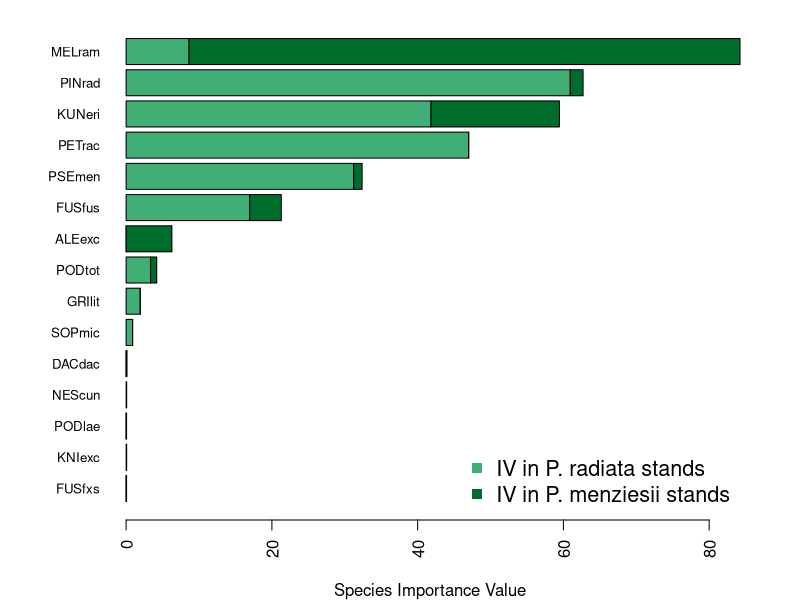

Generate this figure with R: (Note: this script raises an error after producing the figure.)
#Code for FIGURE2
#Read in data that is importance values of canopy species by plantation species
canopy_IV = read.table("Canopy_Species_IV.csv", header = T, sep = ",", stringsAsFactors = T)

png("Canopy_SPecies_Stacked.png", width = 50, height = 50, units = "cm", res = 1000, pointsize = 26)
par(mar = c(4,6,1,3))

barplot(as.matrix(canopy_IV),
        las=2,cex.names=.8, axes = T, horiz=T, xlab = "Species Importance Value", ylab = "",
        col = c("#41ae76", "#006d2c"))
legend(x = "bottomright",
       legend = c("IV in P. radiata stands", "IV in P. menziesii stands"),
       col = c("#41ae76", "#006d2c"),
       pch = 15,
       bty = "n",
       xpd = TRUE,
       horiz = F,
       cex = 1.3)

dev.off()
#------------------------------------------------------------------------------------------
#Code for FIGURE3
#Boxplots for environmental characteristics between overstorey species
png("boxplots.png", width = 25, height = 25, units = "cm", res = 600, pointsize = 18)
par(mfrow = c(3,1), mar = c(3,6,3,1))

boxplot(env.vars$Elevation ~ env.vars$Species, xlab = "", ylab = "Elevation (m)", col = "white",
        main = '***', horizontal = TRUE)
mtext("(a)", side = 2, at = par('usr')[4], line = 5, las = 1, cex = par('cex'))

boxplot(env.vars$Slope ~ env.vars$Species, xlab = "", ylab = "Slope (°)", col="white",
        main = '***', horizontal = TRUE)
mtext("(b)", side = 2, at = par('usr')[4], line = 5, las = 1, cex = par('cex'))

boxplot(env.vars$Distance.Seed.Source ~ env.vars$Species, xlab = "", ylab = "Distance to Seed Source (m)", col = "white",
        main = '**', horizontal = TRUE)
mtext("(c)", side = 2, at = par('usr')[4], line = 5, las = 1, cex = par('cex'))

dev.off()


#----------------------------------------------------------------------------------------
#Code for FIGURE4
  
png("Ordinations_Polygons.png", width = 45, height = 50, units = "cm", res = 1200, pointsize = 26)
par(mfrow = c(3,2), mar = c(4,5,5.5,1.5))

#Simple ordination with colour and shapes differing by plantation species
plot(scores$sites[,1], scores$sites[,2], pch = c(17, 16) [as.factor(sp)], col = c('#525252', '#bdbdbd') [as.factor(sp)] ,xlab = "NMDS1", ylab = "NMDS2")
ordiellipse(nmds, groups = sp, draw = "polygon")
axis(side = 1, labels = F)
axis(side = 2, labels = F)
mtext("(a)", side = 2, at = par('usr')[4], line = 3, las = 1, cex = par('cex'))

#legend for B&W
legend(x = "top",
       inset = c(0,-0.2),
       legend = c("PSEMEN", "PINRAD"),
       col = c('#525252', '#bdbdbd'),
       pch = c(17, 16),
       bty = "n",
       xpd = TRUE,
       horiz = TRUE)

#Ordination with shape by plantation species and colour by site
plot(scores$sites[,1], scores$sites[,2], pch = c(17, 16) [as.factor(sp)], 
     col = c('#377eb8', '#e41a1c', '#984ea3', '#f781bf', '#4daf4a', '#ff7f00', '#a65628', '#666666') [as.factor(site)],
     yaxt = "n", xlab = "NMDS1", ylab = "NMDS2")
ordiellipse(nmds,groups = site, draw = "polygon")
axis(side = 1, labels = F)
axis(side = 2, labels = F)
mtext("(b)", side = 2, at = par('usr')[4], line = 3, las = 1, cex = par('cex'))

#legend for colours
legend(x = "top",
       inset = c(0, -0.3),
       legend = c("BEC1", "BEC2", "ALLEN", "LAKE", "LIZA", "ROCK", "TONO", "WAKA"),
       col = c('#377eb8', '#e41a1c', '#984ea3', '#f781bf', '#4daf4a', '#ff7f00', '#a65628', '#666666'),
       pch = c(16, 16, 17, 17, 17, 16, 17, 16),
       bty = "n",
       xpd = TRUE,
       ncol = 3)

#Ordination with environmental variables
plot(scores$sites[,1], scores$sites[,2], pch = c(17, 16) [as.factor(sp)], col = c('#525252', '#bdbdbd') [as.factor(sp)],
     xlab = "NMDS1", ylab = "NMDS2")
plot(SV.envfit, col = 'black')
axis(side = 1, labels = F)
axis(side = 2, labels = F)
mtext("(c)", side = 2, at = par('usr')[4], line = 3, las = 1, cex = par('cex'))

#Ordination with vegetation parameters
plot(scores$sites[,1], scores$sites[,2], pch = c(17, 16) [as.factor(sp)], col = c('#525252', '#bdbdbd') [as.factor(sp)],
     yaxt = "n", xlab = "NMDS1", ylab = "NMDS2")
plot(VG.envfit, col = 'black')
axis(side = 1, labels = F)
axis(side = 2, labels = F)
mtext("(d)", side = 2, at = par('usr')[4], line = 3, las = 1, cex = par('cex'))

#cluster diagram
plot(dend)
text(x = 20, y = -0.1, 'A', xpd = T, font =2, cex = 1.8, col = c("#c51b7d"))
text(x = 46, y = -0.1, 'B', xpd = T, font = 2, cex = 1.8, col = c("#e9a3c9" ))
text(x = 64, y = -0.1, 'C', xpd = T, font = 2, cex = 1.8, col = c("#f1a340"))
text(x = 88, y = -0.1, 'D', xpd = T, font = 2, cex = 1.8, col = c("#7fbf7b"))
text(x = 108, y = -0.1, 'E', xpd = T, font = 2, cex = 1.8, col = c("#1b7837"))
mtext(side = 1, line = 2, cex = 0.8, "RECCE sampling plots")
mtext(side = 2, line = 3, cex = 0.8, "Bray-Curtis dissimilarity")
mtext("(e)", side = 2, at = par('usr')[4], line = 3, las = 1, cex = par('cex'))

#Ordination coloured by dendrogram groups
plot(scores$sites[,1], scores$sites[,2], pch = c(17, 16) [as.factor(sp)], 
     col = c("#7fbf37", "#1b7837", "#f1a340", "#c51b7d", "#e9a3c9") [as.factor(dendgroups)],
     yaxt = "n", xlab = "NMDS1", ylab = "NMDS2")
axis(side = 1, labels = F)
axis(side = 2, labels = F)
mtext("(f)", side = 2, at = par('usr')[4], line = 3, las = 1, cex = par('cex'))

dev.off()


#------------------------------------------------------------
#Code for FIGURE5

#Making the ordination plot matrix
png("Species.Ordinations.png", width = 40, height = 32, units = "cm", res = 1000, pointsize = 26)
par(mfrow = c(3,3), mar = c(2,5,2,1))

#First panel is the ordination from Fig4 with point shape and colour by plantation species with the environmental variables fitted
plot(scores$sites[,1], scores$sites[,2], pch = c(17, 16) [as.factor(sp)], col = c('#525252', '#bdbdbd') [as.factor(sp)] ,xlab = "", ylab = "",
     xaxt = "n", yaxt = "n")
plot(ALL.envfit, col = 'black', cex = 0.8)
mtext("(a)", side = 2, at = par('usr')[4], line = 3, las = 1, cex = par('cex'))

#Panel b is P.radiata
#Start with a blank plot where everything is white
plot(scores$sites[,1], scores$sites[,2],xaxt = "n", yaxt = "n", xlab = "", ylab = "", col = "white", pch = 1, cex = 0.6,
     main = substitute(paste(italic('Pinus radiata'))))
#Add grey filled in circles for the plots
points(scores$sites[,1], scores$sites[,2],col = "darkgrey", pch = 16, cex = 0.6)
#Go over the plots that contain p.rad in white to remove them from the plot
points(scores$sites[,1][which(IV_t[,"PINRAD"]>0)], scores$sites[,2][which(IV_t[,"PINRAD"]>0)],col = "white", pch = 16, cex = 0.6)
#add circles over plots with p.rad, with circle size relative to abundance of p.rad
symbols(scores$sites[,1], scores$sites[,2], circles = IV_t[,"PINRAD"], inches = 0.25, add = T)
#label panel
mtext("(b)", side = 2, at = par('usr')[4], line = 3, las = 1, cex = par('cex'))

#Panel c is for P.menziesii
plot(scores$sites[,1], scores$sites[,2],xaxt = "n", yaxt = "n", xlab = "", ylab = "", col = "white", pch = 1, cex = 0.6,
     main = substitute(paste(italic('Pseudotsuga menziesii'))))
points(scores$sites[,1], scores$sites[,2],col = "darkgrey", pch = 16, cex = 0.6)
points(scores$sites[,1][which(IV_t[,"PSEMEN"]>0)], scores$sites[,2][which(IV_t[,"PSEMEN"]>0)],col = "white", pch = 16, cex = 0.6)
symbols(scores$sites[,1], scores$sites[,2], circles = IV_t[,"PSEMEN"], inches = 0.25, add = T)
mtext("(c)", side = 2, at = par('usr')[4], line = 3, las = 1, cex = par('cex'))

#Panel d is for P. racemosa
plot(scores$sites[,1], scores$sites[,2],xaxt = "n", yaxt = "n", xlab = "", ylab = "", col = "white", pch = 1, cex = 0.6,
     main = substitute(paste(italic('Pterophylla racemosa'))))
points(scores$sites[,1], scores$sites[,2],col = "darkgrey", pch = 16, cex = 0.6)
points(scores$sites[,1][which(IV_t[,"WEIRAC"]>0)], scores$sites[,2][which(IV_t[,"WEIRAC"]>0)],col = "white", pch = 16, cex = 0.6)
symbols(scores$sites[,1], scores$sites[,2], circles = IV_t[,"WEIRAC"], inches = 0.25, add = T)
mtext("(d)", side = 2, at = par('usr')[4], line = 3, las = 1, cex = par('cex'))

#Panel e is for F. fusca
plot(scores$sites[,1], scores$sites[,2],xaxt = "n", yaxt = "n", xlab = "", ylab = "", col = "white", pch = 1, cex = 0.6,
     main = substitute(paste(italic('Fuscospora fusca'))))
points(scores$sites[,1], scores$sites[,2],col = "darkgrey", pch = 16, cex = 0.6)
points(scores$sites[,1][which(IV_t[,"FUSFUS"]>0)], scores$sites[,2][which(IV_t[,"FUSFUS"]>0)],col = "white", pch = 16, cex = 0.6)
symbols(scores$sites[,1], scores$sites[,2], circles = IV_t[,"FUSFUS"], inches = 0.25, add = T)
mtext("(e)", side = 2, at = par('usr')[4], line = 3, las = 1, cex = par('cex'))

#Panel f is for M. ramiflorus
plot(scores$sites[,1], scores$sites[,2],xaxt = "n", yaxt = "n", xlab = "", ylab = "", col = "white", pch = 1, cex = 0.6,
     main = substitute(paste(italic('Melicytus ramiflorus'))))
points(scores$sites[,1], scores$sites[,2],col = "darkgrey", pch = 16, cex = 0.6)
points(scores$sites[,1][which(IV_t[,"MELRAM"]>0)], scores$sites[,2][which(IV_t[,"MELRAM"]>0)],col = "white", pch = 16, cex = 0.6)
symbols(scores$sites[,1], scores$sites[,2], circles = IV_t[,"MELRAM"], inches = 0.25, add = T)
mtext("(f)", side = 2, at = par('usr')[4], line = 3, las = 1, cex = par('cex'))

#Panel g is for C. medullaris
plot(scores$sites[,1], scores$sites[,2],xaxt = "n", yaxt = "n", xlab = "", ylab = "", col = "white", pch = 1, cex = 0.6,
     main = substitute(paste(italic('Cyathea medullaris'))))
points(scores$sites[,1], scores$sites[,2],col = "darkgrey", pch = 16, cex = 0.6)
points(scores$sites[,1][which(IV_t[,"CYAMED"]>0)], scores$sites[,2][which(IV_t[,"CYAMED"]>0)],col = "white", pch = 16, cex = 0.6)
symbols(scores$sites[,1], scores$sites[,2], circles = IV_t[,"CYAMED"], inches = 0.25, add = T)
mtext("(g)", side = 2, at = par('usr')[4], line = 3, las = 1, cex = par('cex'))

#Panel h is for C. dealbata
plot(scores$sites[,1], scores$sites[,2],xaxt = "n", yaxt = "n", xlab = "", ylab = "", col = "white", pch = 1, cex = 0.6,
     main = substitute(paste(italic('Cyathea dealbata'))))
points(scores$sites[,1], scores$sites[,2],col = "darkgrey", pch = 16, cex = 0.6)
points(scores$sites[,1][which(IV_t[,"CYADEA"]>0)], scores$sites[,2][which(IV_t[,"CYADEA"]>0)],col = "white", pch = 16, cex = 0.6)
symbols(scores$sites[,1], scores$sites[,2], circles = IV_t[,"CYADEA"], inches = 0.25, add = T)
mtext("(h)", side = 2, at = par('usr')[4], line = 3, las = 1, cex = par('cex'))

#Panel i if for K. ericoides
plot(scores$sites[,1], scores$sites[,2],xaxt = "n", yaxt = "n", xlab = "", ylab = "", col = "white", pch = 1, cex = 0.6,
     main = substitute(paste(italic('Kunzea ericoides'))))
points(scores$sites[,1], scores$sites[,2],col = "darkgrey", pch = 16, cex = 0.6)
points(scores$sites[,1][which(IV_t[,"KUNEVE"]>0)], scores$sites[,2][which(IV_t[,"KUNEVE"]>0)],col = "white", pch = 16, cex = 0.6)
symbols(scores$sites[,1], scores$sites[,2], circles = IV_t[,"KUNEVE"], inches = 0.25, add = T)
mtext("(i)", side = 2, at = par('usr')[4], line = 3, las = 1, cex = par('cex'))

dev.off()

#---------------------------------------------------------------------
#Code for FIGURE6

#Scatter plots for Native Importance value and species richness

png("Scatterplot_Native.png", width = 50, height = 50, units = "cm", res = 1000, pointsize = 26)
par(mfrow = c(2,2), mar = c(4,4,3,3))


#Effect of age on native IV
plot(y = env.vars$Native.IV, x = env.vars$Age,
     pch = c(16, 17) [as.factor(env.vars$Species)],
     col = c('#969696','#525252') [as.factor(env.vars$Species)],
     xlab = "", xaxt = "n", ylab = "Native Importance Value")
axis(side = 1, labels = F)
axis(side = 2, labels = F)
abline(a = -7.5206, b = 0.3257, col = "#525252", lwd = 4, lty = 2)
lines()
lines()
text(x = 43, y = 22, label = expression(paste( "PSEMEN ", R^2, "=", 0.384)), cex = 0.7)
mtext("(a)", side = 2, at = par('usr')[4], line = 3, las = 1, cex = par('cex'))

#Legend
legend(x = "bottom",
       inset = c(0, -0.2),
       legend = c("PSEMEN", "PINRAD"),
       col = c('#525252', '#969696'),
       pch = c(17,16),
       lty = c(2,1),
       bty = "n",
       cex = 1.2,
       lwd = 3,
       xpd = TRUE,
       horiz = TRUE)

#Effect of stocking on native IV
plot(y = env.vars$Native.IV, x = env.vars$Stocking,
     pch = c(16, 17) [as.factor(env.vars$Species)],
     col = c('#969696', '#525252') [as.factor(env.vars$Species)],
     xaxt = "n", yaxt = "n", xlab = "", ylab = "")
axis(side = 1, labels = F)
axis(side = 2, labels = F)
abline(a = 11.445692, b = -0.006337,col = "#525252", lwd = 4, lty = 2)
abline(a = 12.392019, b = -0.005282,col = "#969696", lwd = 4, lty = 1)
text(x = 1010, y = 21, label = expression(paste( "PINRAD ", R^2, "=", 0.067)), cex = 0.7)
text(x = 1010, y = 22, label = expression(paste( "PSEMEN ", R^2, "=", 0.286)), cex = 0.7)
mtext("(b)", side = 2, at = par('usr')[4], line = 3, las = 1, cex = par('cex'))

#Effect of age on native species richness
plot(y = env.vars$Native.Species, x = env.vars$Age,
     pch = c(16, 17) [as.factor(env.vars$Species)],
     col = c('#969696', '#525252') [as.factor(env.vars$Species)],
     xlab = "Age (years)", ylab = "Native Species Richness")
axis(side = 1, labels = F)
axis(side = 2, labels = F)
abline(a = -7.52121, b = 0.37080,col = "#525252", lwd = 4, lty = 2)
text(x = 47, y = 21, label = expression(paste( "PSEMEN ", R^2, "=", 0.527)), cex = 0.7)
mtext("(c)", side = 2, at = par('usr')[4], line = 3, las = 1, cex = par('cex'))

#Effect of stocking on native species richness
plot(y = env.vars$Native.Species, x = env.vars$Stocking,
     pch = c(16, 17) [as.factor(env.vars$Species)],
     col = c('#969696', '#525252') [as.factor(env.vars$Species)],
     yaxt = "n", xlab = "Stocking (stems/ha)", ylab = "")
axis(side = 1, labels = F)
axis(side = 2, labels = F)
abline(a = 12.329033,b = -0.003331,col = "#525252", lwd = 4, lty = 2)
abline(a = 12.276018,b = -0.004041,col = "#969696", lwd = 4, lty = 1)
text(x = 1010, y = 20, label = expression(paste( "PINRAD ", R^2, "=", 0.075)), cex = 0.7)
text(x = 1010, y = 21, label = expression(paste( "PSEMEN ", R^2, "=", 0.058)), cex = 0.7)
mtext("(d)", side = 2, at = par('usr')[4], line = 3, las = 1, cex = par('cex'))


dev.off()
